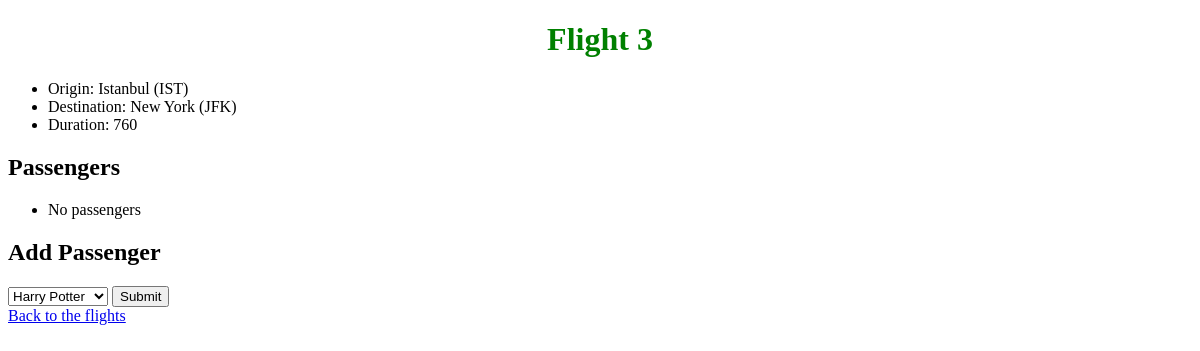
Page /blog/3 on the committed database.
### blog/models.py (models this page shows, shortened)
class Flight(models.Model):
    origin = models.ForeignKey(Airport, on_delete=models.CASCADE, related_name="departures")
    destination = models.ForeignKey(Airport, on_delete=models.CASCADE, related_name="arrivals")
    duration = models.IntegerField()

class Airport(models.Model):
    code = models.CharField(max_length=3)
    city = models.CharField(max_length=64)
    def __str__(self):
        return f"{self.city} ({self.code}) "

### blog/views.py (the view)
# urls.py: path("<int:flight_id>", views.flight, name="flight"),
def flight(request, flight_id):
    flight = Flight.objects.get(id=flight_id)
    return render(request, "blog/flight.html", {
        "flight": flight,
        "passengers": flight.passengers.all(),
        "non_passengers": Passenger.objects.exclude(flights=flight).all()
        })

### blog/models.py (called while the page is built)
    def __str__(self):
        return f"{self.first} {self.last}"

### blog/templates/blog/flight.html (shortened to what this page needs)
{% extends "blog/layout.html" %}
{% block content %}
<h1>Flight {{ flight.id }} </h1>
<ul>
    <li>Origin: {{ flight.origin }}</li>
    <li>Destination: {{ flight.destination }} </li>
    <li>Duration: {{ flight.duration }} </li>
</ul>
<h2>Passengers</h2>
<ul>
    {% for passenger in passengers %}
        <li>{{ passenger }} </li>
        {% empty %}
        <li>No passengers</li>
    {% endfor %}
</ul>
<h2>Add Passenger</h2>
<form action="{% url 'blog:book' flight.id %}" method="post">
    <select name="passenger" >
        {% for passenger in non_passengers %}
            <option value="{{ passenger.id }} ">{{ passenger }}</option>
        {% endfor %}
    </select>
    <input type="submit">
</form>
<a href="{% url 'blog:flights' %} ">Back to the flights</a>
{% endblock content %}

### blog/static/blog/styles.css (style rules this page uses)
h1 { color:green; text-align: center; }

### rows in the picture
Flight: id "3", origin "Istanbul (IST)", destination "New York (JFK)", duration "760"

### other values in the picture
form field passenger "Harry Potter"
